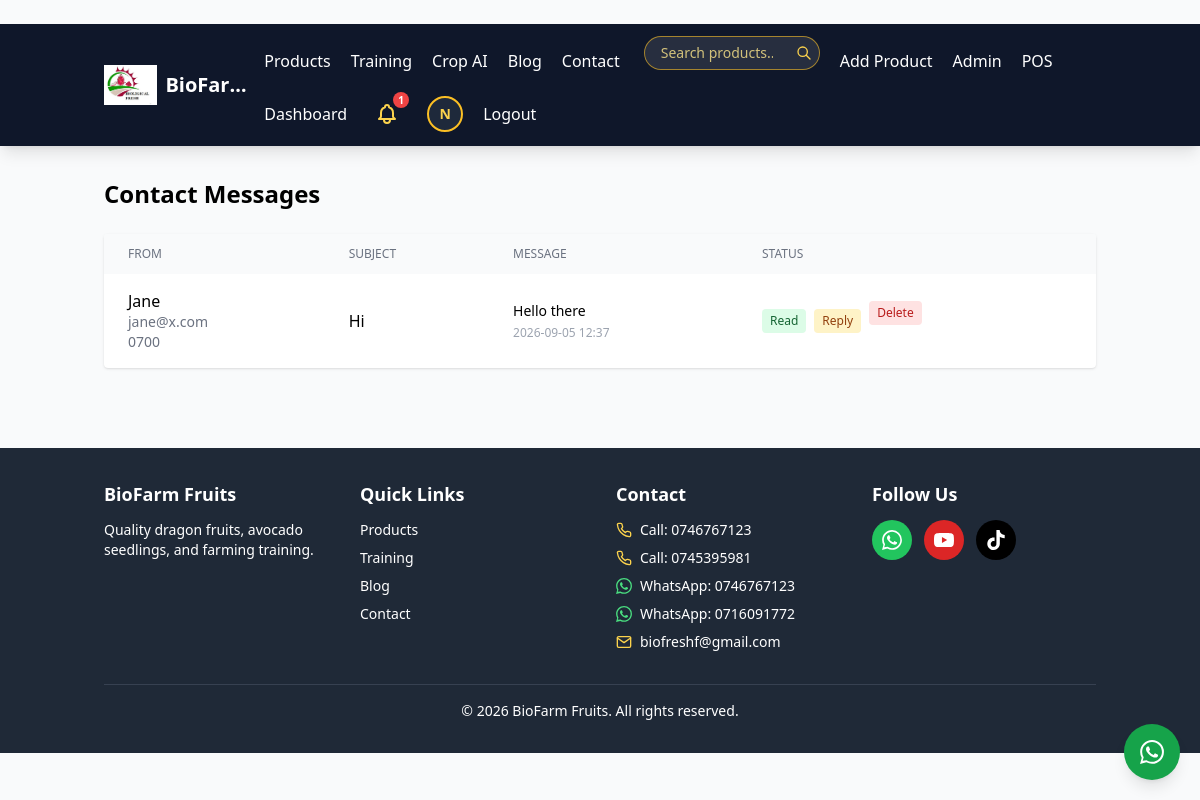
Screenshot of /admin/messages (signed in) with the database file from the repository.
### app.py (models this page shows, shortened)
class User(UserMixin, db.Model):
    __tablename__ = 'users'
    id = db.Column(db.Integer, primary_key=True)
    username = db.Column(db.String(80), unique=True, nullable=False)
    email = db.Column(db.String(120), unique=True, nullable=False)
    phone = db.Column(db.String(20))
    password_hash = db.Column(db.String(200))
    role = db.Column(db.String(20), default='customer')
    avatar = db.Column(db.String(200))
    bio = db.Column(db.Text)
    location = db.Column(db.String(120))
    verified = db.Column(db.Boolean, default=False)
    is_active = db.Column(db.Boolean, default=True)
    batch_number = db.Column(db.String(20), unique=True)
    created_at = db.Column(db.DateTime, default=utcnow)
    last_login = db.Column(db.DateTime)
    def is_admin(self):
        return self.role in ('admin', 'chief_admin')
    def is_chief_admin(self):
        return self.role == 'chief_admin'
    def can_manage_products(self):
        return self.role in ('admin', 'chief_admin', 'farmer')
    def can_use_pos(self):
        return self.role in ('cashier', 'admin', 'chief_admin')

class ContactMessage(db.Model):
    __tablename__ = 'contact_messages'
    id = db.Column(db.Integer, primary_key=True)
    user_id = db.Column(db.Integer, db.ForeignKey('users.id'))
    name = db.Column(db.String(120), nullable=False)
    email = db.Column(db.String(120), nullable=False)
    phone = db.Column(db.String(20))
    subject = db.Column(db.String(200))
    message = db.Column(db.Text, nullable=False)
    read = db.Column(db.Boolean, default=False)
    replied = db.Column(db.Boolean, default=False)
    reply_message = db.Column(db.Text)
    replied_at = db.Column(db.DateTime)
    created_at = db.Column(db.DateTime, default=utcnow)
    user = db.relationship('User', backref='messages')

### app.py (the view)
@app.route('/admin/messages')
@admin_required
def admin_messages():
    messages = ContactMessage.query.order_by(ContactMessage.created_at.desc()).all()
    return render_template('admin/messages.html', messages=messages)

### templates/admin/messages.html (shortened to what this page needs)
﻿{% extends "base.html" %}
{% block content %}
<h1 class="text-2xl font-bold mb-6">Contact Messages</h1>
<div class="bg-white rounded shadow overflow-hidden">
    <div class="overflow-x-auto">
    <table class="min-w-full">
        <thead class="bg-gray-50">
            <tr>
                <th class="px-6 py-3 text-left text-xs font-medium text-gray-500 uppercase">From</th>
                <th class="px-6 py-3 text-left text-xs font-medium text-gray-500 uppercase">Subject</th>
                <th class="px-6 py-3 text-left text-xs font-medium text-gray-500 uppercase">Message</th>
                <th class="px-6 py-3 text-left text-xs font-medium text-gray-500 uppercase">Status</th>
            </tr>
        </thead>
        <tbody class="divide-y divide-gray-200">
            {% for msg in messages %}
            <tr class="{% if not msg.read %}bg-yellow-50{% endif %}">
                <td class="px-6 py-4">
                    <div class="font-medium">{{ msg.name }}</div>
                    <div class="text-sm text-gray-500">{{ msg.email }}</div>
                    <div class="text-sm text-gray-500">{{ msg.phone }}</div>
                </td>
                <td class="px-6 py-4">{{ msg.subject or 'No subject' }}</td>
                <td class="px-6 py-4 max-w-xs">
                    <div class="text-sm">{{ msg.message[:100] }}{% if msg.message|length > 100 %}...{% endif %}</div>
                    <div class="text-xs text-gray-400 mt-1">{{ msg.created_at.strftime('%Y-%m-%d %H:%M') }}</div>
                </td>
                <td class="px-6 py-4">
                    <div class="flex flex-wrap items-center gap-2">
                        {% if not msg.read %}
                        <form method="POST" action="/admin/message/{{ msg.id }}/read">
                            <input type="hidden" name="csrf_token" value="{{ csrf_token }}">
                            <button type="submit" class="px-2 py-1 text-xs rounded bg-blue-100 text-blue-800 hover:bg-blue-200">Mark Read</button>
                        </form>
                        {% else %}
                        <span class="px-2 py-1 text-xs rounded bg-green-100 text-green-800">Read</span>
                        {% endif %}
                        <a href="/admin/message/{{ msg.id }}/reply"
                           class="px-2 py-1 text-xs rounded bg-amber-100 text-amber-800 hover:bg-amber-200">
                            {{ 'Reply again' if msg.replied else 'Reply' }}
                        </a>
                        <form method="POST" action="/admin/message/{{ msg.id }}/delete"
                              onsubmit="return confirm('Delete this message permanently?');">
                            <button type="submit" class="px-2 py-1 text-xs rounded bg-red-100 text-red-700 hover:bg-red-200">Delete</button>
                        </form>
                    </div>
                </td>
            </tr>
            {% else %}
            <tr>
                <td colspan="4" class="px-6 py-4 text-center text-gray-500">No messages yet.</td>
            </tr>
            {% endfor %}
        </tbody>
    </table>
    </div>
</div>
{% endblock %}

### templates/base.html (shortened to what this page needs)
<!DOCTYPE html>
<html lang="en">
{% from "_icons.html" import social_row, icon_phone, icon_whatsapp, icon_mail with context %}
<head>
    {% if tailwind_css %}
    <link rel="stylesheet" href="{{ static_v(tailwind_css) }}">
    {% else %}
    <script src="https://cdn.tailwindcss.com"></script>
    {% endif %}
</head>
<body class="bg-gray-50">
    <nav class="bg-slate-900 text-white shadow-lg">
        <div class="container mx-auto px-4">
            <div class="flex justify-between items-center py-3">
                <a href="/" class="flex min-w-0 items-center gap-2 text-lg sm:text-xl font-bold">
                    {% if logo_file %}
                    <img src="{{ static_v(logo_file) }}" alt="{{ company_name }} logo"
                         class="h-9 sm:h-10 w-auto shrink-0" width="160" height="40">
                    {% else %}
                    <span class="flex h-9 sm:h-10 w-9 sm:w-10 shrink-0 items-center justify-center rounded-full bg-amber-400 text-sm font-extrabold text-slate-900"
                          aria-hidden="true">{{ company_name[0]|upper }}</span>
                    {% endif %}
                    <span class="truncate">{{ company_name }}</span>
                </a>
                <div class="hidden md:flex flex-wrap items-center gap-x-5 gap-y-2">
                    <a href="/products" class="hover:text-amber-300">Products</a>
                    <a href="/training" class="hover:text-amber-300">Training</a>
                    <a href="/disease-detection" class="hover:text-amber-300">Crop AI</a>
                    <a href="/blog" class="hover:text-amber-300">Blog</a>
                    <a href="/contact" class="hover:text-amber-300">Contact</a>
                    <form action="/products" method="get" class="relative ml-1" role="search">
                        <input type="search" name="search" value=""
                               placeholder="Search products..." aria-label="Search products"
                               class="w-44 rounded-full border border-amber-400/60 bg-white/10 px-4 py-1.5 pr-8 text-sm text-white placeholder-amber-200/80 focus:w-56 focus:bg-white/20 focus:outline-none focus:ring-2 focus:ring-amber-400 transition-all">
                        <button type="submit" aria-label="Search"
                                class="absolute right-2 top-1/2 -translate-y-1/2 text-amber-300 hover:text-white">
                            <svg class="h-4 w-4" fill="none" stroke="currentColor" viewBox="0 0 24 24">
                                <path stroke-linecap="round" stroke-linejoin="round" stroke-width="2" d="M21 21l-6-6m2-5a7 7 0 11-14 0 7 7 0 0114 0z"/>
                            </svg>
                        </button>
                    </form>
                    {% if current_user.is_authenticated %}
                        {% if current_user.can_manage_products() %}
                            <a href="/upload-product" class="hover:text-amber-300">Add Product</a>
                        {% endif %}
                        {% if current_user.is_chief_admin() %}
                            <a href="/chief-admin/dashboard" class="hover:text-amber-300">Chief Admin</a>
                        {% elif current_user.is_admin() %}
                            <a href="/admin/dashboard" class="hover:text-amber-300">Admin</a>
                        {% endif %}
                        {% if current_user.can_use_pos() %}
                            <a href="/pos" class="hover:text-amber-300">POS</a>
                        {% endif %}
                        <a href="/dashboard" class="hover:text-amber-300">Dashboard</a>
                        <div class="relative" id="notifBell">
                            <button type="button" id="notifToggle"
                                    class="relative p-2 rounded-full text-amber-300 hover:text-white hover:bg-slate-800 focus:outline-none"
                                    aria-label="Notifications ({{ unread_notifications }} unread)"
                                    aria-haspopup="true" aria-expanded="false">
                                <svg class="h-6 w-6" fill="none" stroke="currentColor" viewBox="0 0 24 24">
                                    <path stroke-linecap="round" stroke-linejoin="round" stroke-width="2" d="M15 17h5l-1.4-1.4A2 2 0 0118 14.2V11a6 6 0 00-4-5.7V5a2 2 0 10-4 0v.3A6 6 0 006 11v3.2c0 .5-.2 1-.6 1.4L4 17h5m6 0v1a3 3 0 11-6 0v-1m6 0H9"/>
                                </svg>
                                {% if unread_notifications %}
                                <span class="absolute -top-0.5 -right-0.5 flex h-4 min-w-4 items-center justify-center rounded-full bg-red-500 px-1 text-[10px] font-bold text-white">
                                    {{ unread_notifications if unread_notifications < 10 else '9+' }}
                                </span>
                                {% endif %}
                            </button>
                        </div>
                        <a href="/profile" class="flex items-center hover:opacity-80" title="My profile" aria-label="My profile">
                            {% if current_user.avatar %}
                            <img src="{{ image_src(current_user.avatar, size='thumb') }}" alt="{{ current_user.username }}"
                                 class="h-9 w-9 rounded-full border-2 border-amber-400 object-cover"
                                 width="36" height="36" decoding="async"
                                 onerror="imgFallback(this)">
                            {% else %}
                            <span class="flex h-9 w-9 items-center justify-center rounded-full border-2 border-amber-400 bg-slate-800 text-sm font-bold text-amber-300">
                                {{ current_user.username[0].upper() }}
                            </span>
                            {% endif %}
                        </a>
                        <a href="/logout" class="hover:text-amber-300">Logout</a>
                    {% else %}
                        <a href="/login" class="hover:text-amber-300">Login</a>
                        <a href="/register" class="bg-amber-400 px-4 py-2 rounded text-slate-950 hover:bg-amber-300 font-semibold">Register</a>
                    {% endif %}
                </div>
            </div>
        </div>
    </nav>
    <main class="container mx-auto px-4 py-8">
        {% block content %}{% endblock %}
    </main>
    <footer class="bg-gray-800 text-white mt-12 py-8">
        <div class="container mx-auto px-4">
            <div class="grid grid-cols-1 md:grid-cols-4 gap-8">
                <div>
                    <h4 class="font-bold text-lg mb-3">BioFarm Fruits</h4>
                    <p class="text-sm">Quality dragon fruits, avocado seedlings, and farming training.</p>
                </div>
                <div>
                    <h4 class="font-bold text-lg mb-3">Quick Links</h4>
                    <ul class="space-y-2 text-sm">
                        <li><a href="/products" class="hover:text-amber-300">Products</a></li>
                        <li><a href="/training" class="hover:text-amber-300">Training</a></li>
                        <li><a href="/blog" class="hover:text-amber-300">Blog</a></li>
                        <li><a href="/contact" class="hover:text-amber-300">Contact</a></li>
                    </ul>
                </div>
                <div>
                    <h4 class="font-bold text-lg mb-3">Contact</h4>
                    <ul class="space-y-2 text-sm">
                        <li class="flex items-center space-x-2"><span class="text-amber-300">{{ icon_phone('h-4 w-4') }}</span><a href="{{ tel_link(company_phone) }}" class="hover:text-amber-300">Call: {{ company_phone }}</a></li>
                        <li class="flex items-center space-x-2"><span class="text-amber-300">{{ icon_phone('h-4 w-4') }}</span><a href="{{ tel_link(company_phone_alt) }}" class="hover:text-amber-300">Call: {{ company_phone_alt }}</a></li>
                        <li class="flex items-center space-x-2"><span class="text-green-400">{{ icon_whatsapp('h-4 w-4') }}</span><a href="{{ wa_link(company_whatsapp) }}" target="_blank" rel="noopener" class="hover:text-amber-300">WhatsApp: {{ company_whatsapp }}</a></li>
                        <li class="flex items-center space-x-2"><span class="text-green-400">{{ icon_whatsapp('h-4 w-4') }}</span><a href="{{ wa_link(company_whatsapp_alt) }}" target="_blank" rel="noopener" class="hover:text-amber-300">WhatsApp: {{ company_whatsapp_alt }}</a></li>
                        <li class="flex items-center space-x-2"><span class="text-amber-300">{{ icon_mail('h-4 w-4') }}</span><a href="mailto:{{ company_email }}" class="hover:text-amber-300">{{ company_email }}</a></li>
                    </ul>
                </div>
                <div>
                    <h4 class="font-bold text-lg mb-3">Follow Us</h4>
                    {{ social_row() }}
                </div>
            </div>
            <div class="mt-8 pt-4 border-t border-gray-700 text-center text-sm">
                &copy; {{ now.year }} {{ company_name }}. All rights reserved.
            </div>
        </div>
    </footer>
    {% if whatsapp_url and whatsapp_url != '#' %}
    <a href="{{ whatsapp_url }}" target="_blank" rel="noopener"
       class="fixed bottom-5 right-5 z-50 bg-green-600 hover:bg-green-500 text-white rounded-full p-4 shadow-lg"
       aria-label="Chat on WhatsApp">
    </a>
    {% endif %}
</body>
</html>

### rows the page displays
User: username "N"
ContactMessage: name "Jane", email "jane@x.com", phone "0700", subject "Hi", message "Hello there", created_at "2026-09-05 12:37", read "Read", replied "Reply"

### other values shown
{{ company_name }} "BioFar…"
{{ unread_notifications if unread_notifications < 10 else '9+' }} "1"
{{ company_phone }} "0746767123"
{{ company_phone_alt }} "0745395981"
{{ company_whatsapp }} "0746767123"
{{ company_whatsapp_alt }} "0716091772"
{{ company_email }} "biofreshf@gmail.com"
{{ company_name }} "BioFarm Fruits"
